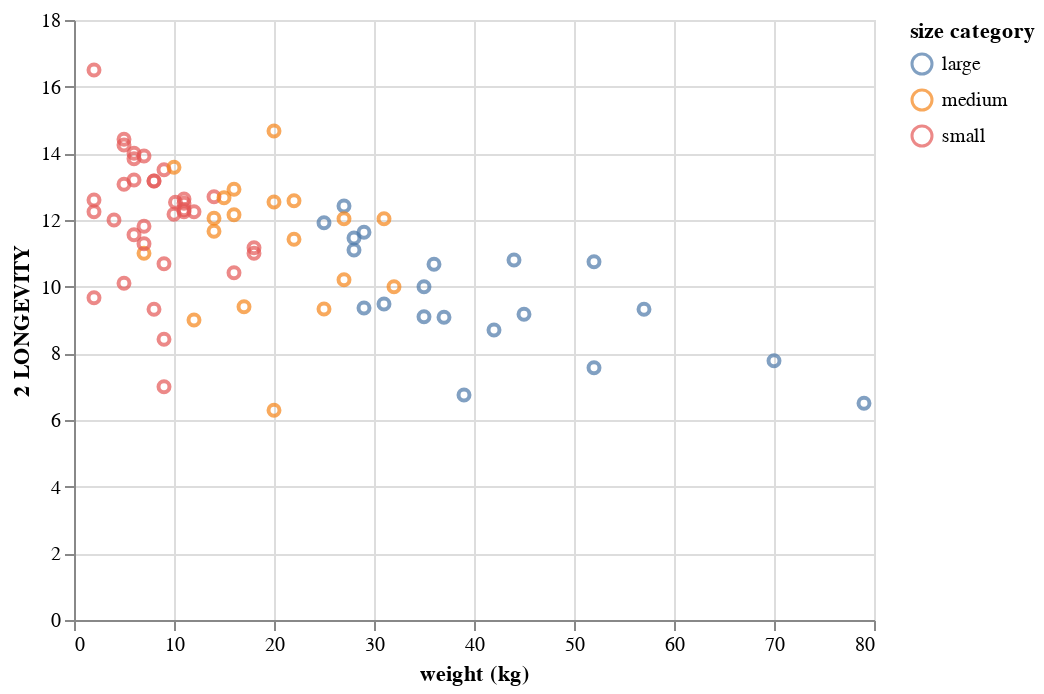

This figure's notebook cell:
### Markdown cell above
### hay una correlacion entre el tamaño y longevidad de los perros?

### Code cell
alt.Chart(dogs_data).mark_point().encode(
    x='weight (kg):Q',
    y='2 LONGEVITY',
    color='size category'
)

### Figure 1 — Vega-Lite specification as saved in the notebook (floating-point values rounded to 4 significant figures; data arrays with more than 128 entries replaced by an {"elided": "..."} marker saying what was removed)
{"config": {"view": {"continuousWidth": 400, "continuousHeight": 300}}, "data": {"name": "data-e14779d94b77df3ee4b2d503e2f4dbec"}, "mark": "point", "encoding": {"color": {"field": "size category", "type": "nominal"}, "x": {"field": "weight (kg)", "type": "quantitative"}, "y": {"field": "2 LONGEVITY", "type": "quantitative"}}, "$schema": "https://vega.github.io/schema/vega-lite/v4.17.0.json", "datasets": {"data-e14779d94b77df3ee4b2d503e2f4dbec": {"elided": "174 records"}}}
